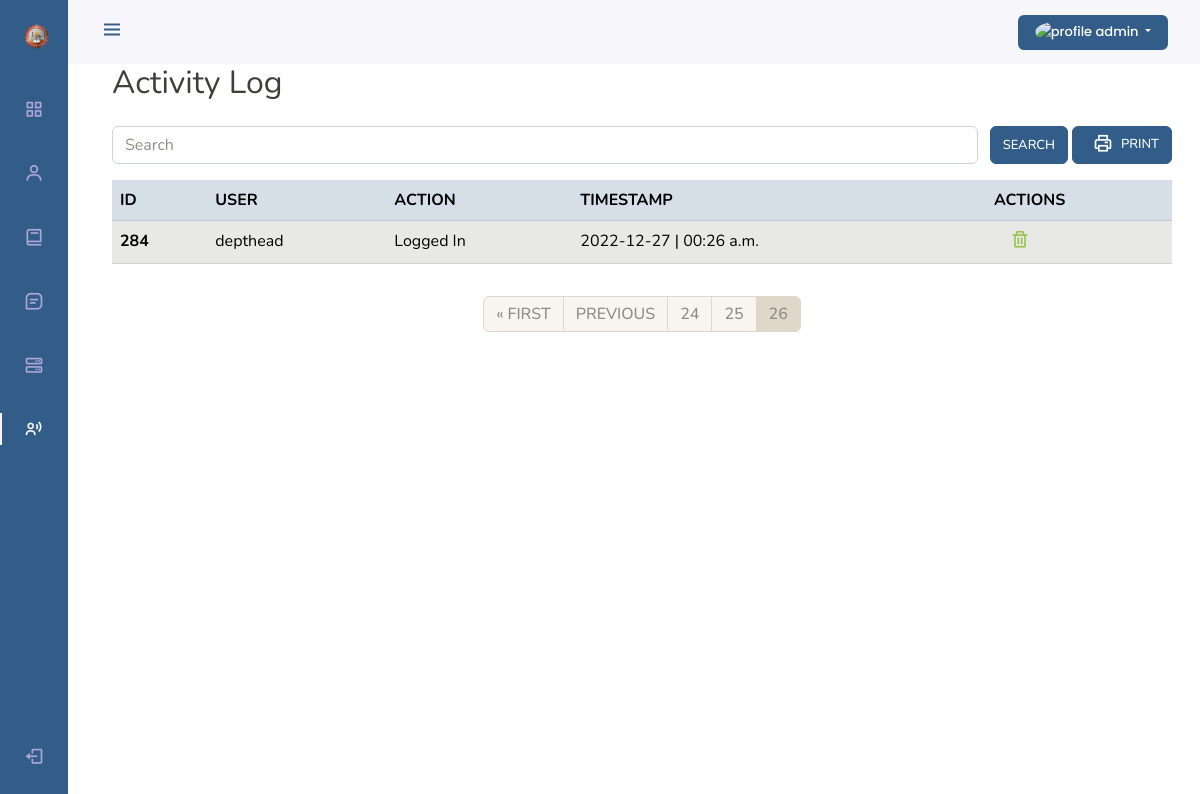
/admin-activitylog?search=&page=26 (signed in), run on an earlier commit of the app's database.
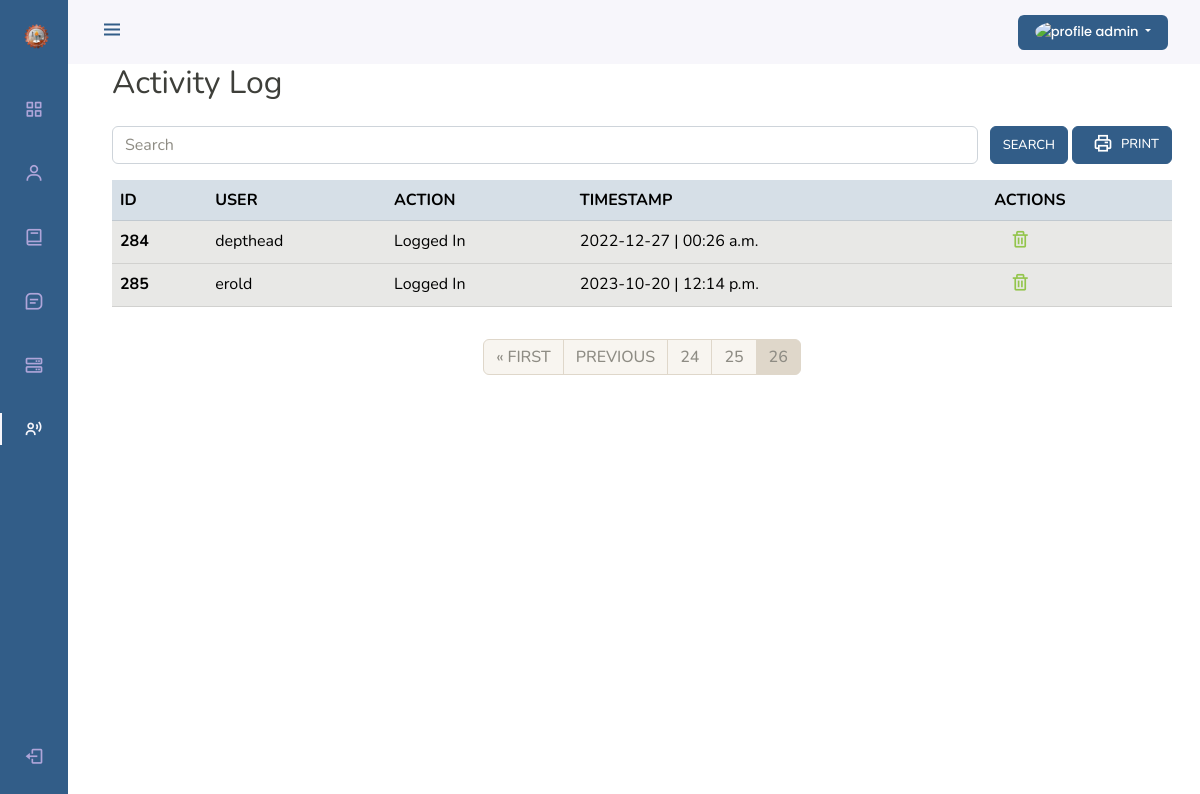
And on a later commit of the database.
### base/models.py (models this page shows, shortened)
class ActivityLog(models.Model):
    user = models.ForeignKey(Faculty, on_delete=models.CASCADE)
    action = models.CharField(max_length=200, null=True)
    created_at = models.DateTimeField(auto_now_add=True)
    class Meta:
        ordering = ['-created_at']

class Faculty(AbstractUser):
    email = models.EmailField(unique = True, null=True)
    avatar = CloudinaryField(resource_type="image", null=True, blank=False)
    emp_no = models.CharField(max_length=25, unique=True, null=True)
    contact_no = models.CharField(max_length=20, unique=True, null=True)
    role = models.IntegerField(default=0)
    address = models.TextField(null=True, blank=True)
    department = models.ForeignKey(Department, on_delete=models.CASCADE, null=True, blank=True)
    created_at = models.DateTimeField(auto_now_add=True)
    updated_at = models.DateTimeField(auto_now=True)
    deleted_at = models.DateTimeField(null=True)

### base/views.py (the view)
# urls.py: path('admin-activitylog',views.AdminActivityLog, name="admin-activitylog"),
@login_required(login_url='anonymous')
def AdminActivityLog(request):
    if request.user.is_authenticated and not request.user.is_staff:
        messages.warning(request, "Access denied, 403 forbidden page!")
        return redirect('logout')
    search =  request.GET.get('search') if request.GET.get('search') != None else ''
    activity_logs = models.ActivityLog.objects.filter(
        Q(user__username__icontains = search) |
        Q(created_at__icontains = search)
        ).order_by('created_at')
    p = Paginator(activity_logs, 6)
    page = request.GET.get('page', 1)
    activity_logs = p.get_page(page)
    ctx = {
        "active" : "admin_activitylogs",
        "table_data" : activity_logs,
        'search' : search,
        'page' : page,
    }
    return render(request, 'admin_activitylogs.html', ctx)

### templates/admin_activitylogs.html (shortened to what this page needs)
{% extends 'main.html' %}
{% block content %}
{% load static %}
<h2>Activity Log</h2>
<div class="row">
    <div class="col col-lg-12">
        <form class="d-flex my-3" action="" method="GET">
            <input class="form-control me-sm-2" type="search" placeholder="Search" name="search" value="{{search}}">
            <button class="btn btn-primary my-2 my-sm-0 mx-1" type="submit">Search</button>
            <button type="button" class="btn btn-primary my-2 my-sm-0 d-flex justify-content-center export_pdf_btn">
              <i class="bx bx-printer nav_icon mx-2"></i>
             Print
            </button>
          </form>
        <table class="table table-hover" id="table_data">
            <thead>
              <tr class="table-primary">
                <th scope="col">ID</th>
                <th scope="col">USER</th>
                <th scope="col">ACTION</th>
                <th scope="col">TIMESTAMP</th>
                <th scope="col">ACTIONS</th>
              </tr>
            </thead>
            <tbody>
              {% for data in table_data %}
              <tr class="table-secondary">
                <th scope="row">{{data.id}}</th>
                <td>{{ data.user.username }}</td>
                <td>{{ data.action }}</td>
                <td>{{ data.created_at | date:'Y-m-d | H:i a' }}</td>
                <td>
                      <a href="{%url 'admin-delete-activitylog' data.id%}" class="card-link">
                        <i class="bx bx-trash nav_icon px-3"></i>
                      </a>
                </td>
              </tr>
              {% endfor %}
            </tbody>
          </table>
    </div>
</div>
{% include 'global_pagination.html' %}
{%endblock content%}

What changed in the data, as far as the page shows it:
added ActivityLog: id "285", user.username "erold", action "Logged In", created_at|H "2023-10-20 | 12:14 p.m."
